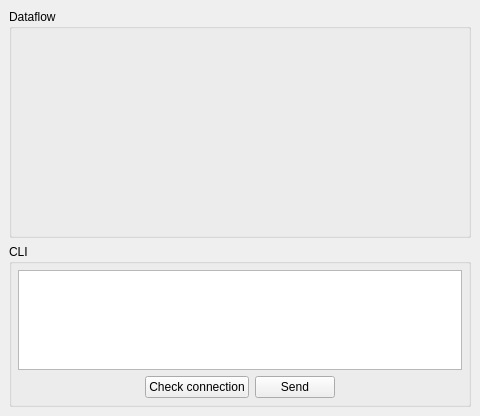
<?xml version="1.0" encoding="UTF-8"?>
<ui version="4.0">
 <class>VMTDNxApiProtocolHandlerForm</class>
 <widget class="QWidget" name="VMTDNxApiProtocolHandlerForm">
  <property name="geometry">
   <rect>
    <x>0</x>
    <y>0</y>
    <width>480</width>
    <height>416</height>
   </rect>
  </property>
  <property name="windowTitle">
   <string>Form</string>
  </property>
  <layout class="QVBoxLayout" name="verticalLayout_2">
   <property name="leftMargin">
    <number>9</number>
   </property>
   <property name="topMargin">
    <number>9</number>
   </property>
   <property name="rightMargin">
    <number>9</number>
   </property>
   <property name="bottomMargin">
    <number>9</number>
   </property>
   <item>
    <widget class="QGroupBox" name="gbProtocolHandler">
     <property name="sizePolicy">
      <sizepolicy hsizetype="Preferred" vsizetype="Preferred">
       <horstretch>1</horstretch>
       <verstretch>1</verstretch>
      </sizepolicy>
     </property>
     <property name="title">
      <string>Dataflow</string>
     </property>
     <layout class="QVBoxLayout" name="verticalLayout_3">
      <property name="spacing">
       <number>6</number>
      </property>
      <property name="leftMargin">
       <number>6</number>
      </property>
      <property name="topMargin">
       <number>6</number>
      </property>
      <property name="rightMargin">
       <number>6</number>
      </property>
      <property name="bottomMargin">
       <number>6</number>
      </property>
     </layout>
    </widget>
   </item>
   <item>
    <widget class="QGroupBox" name="gbCommand">
     <property name="title">
      <string>CLI</string>
     </property>
     <layout class="QVBoxLayout" name="verticalLayout">
      <property name="leftMargin">
       <number>6</number>
      </property>
      <property name="topMargin">
       <number>6</number>
      </property>
      <property name="rightMargin">
       <number>6</number>
      </property>
      <property name="bottomMargin">
       <number>6</number>
      </property>
      <item>
       <widget class="QPlainTextEdit" name="pteCommand">
        <property name="maximumSize">
         <size>
          <width>16777215</width>
          <height>100</height>
         </size>
        </property>
       </widget>
      </item>
      <item>
       <layout class="QHBoxLayout" name="_1">
        <item>
         <spacer name="_3">
          <property name="orientation">
           <enum>Qt::Horizontal</enum>
          </property>
          <property name="sizeHint" stdset="0">
           <size>
            <width>40</width>
            <height>20</height>
           </size>
          </property>
         </spacer>
        </item>
        <item>
         <widget class="QPushButton" name="pbCheckConnection">
          <property name="text">
           <string>Check connection</string>
          </property>
         </widget>
        </item>
        <item>
         <widget class="QPushButton" name="pbSend">
          <property name="text">
           <string>Send</string>
          </property>
         </widget>
        </item>
        <item>
         <spacer name="_2">
          <property name="orientation">
           <enum>Qt::Horizontal</enum>
          </property>
          <property name="sizeHint" stdset="0">
           <size>
            <width>40</width>
            <height>20</height>
           </size>
          </property>
         </spacer>
        </item>
       </layout>
      </item>
     </layout>
    </widget>
   </item>
  </layout>
 </widget>
 <resources/>
 <connections/>
</ui>
